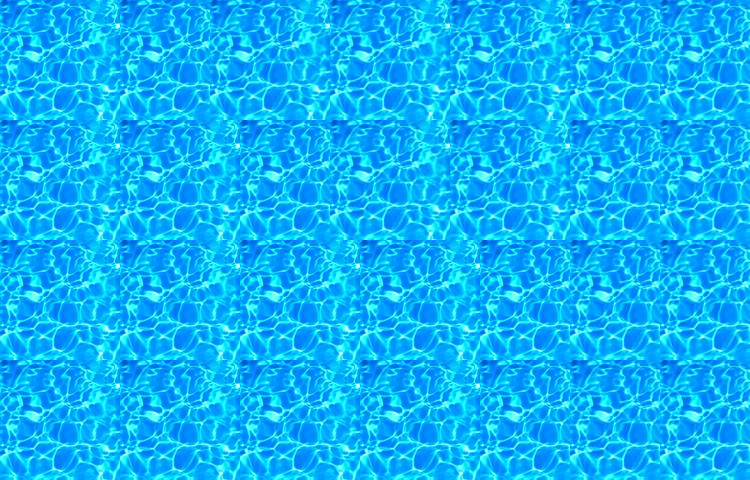

The image is a tile-based game level rendered from a .tmx file. Its description and source (layers, tilesets, objects; grid data summarised) follow:
An orthogonal 25x16 tile map with 30x30 px tiles, 1 tile layer (块层 1), 2 tilesets.

<map version="1.0" orientation="orthogonal" renderorder="left-up" width="25" height="16" tilewidth="30" tileheight="30" nextobjectid="32">
 <tileset firstgid="1" name="water" tilewidth="30" tileheight="30" tilecount="16" columns="4">
  <image source="water.jpg" width="128" height="128" />
 </tileset>
 <tileset firstgid="17" name="wall" tilewidth="30" tileheight="30" tilecount="9" columns="3">
  <image source="wall.png" width="112" height="112" />
 </tileset>
 <layer name="块层 1" width="25" height="16">
  <data>[400 cells, 400 non-empty, 16 distinct tile ids]</data>
 </layer>
</map>
